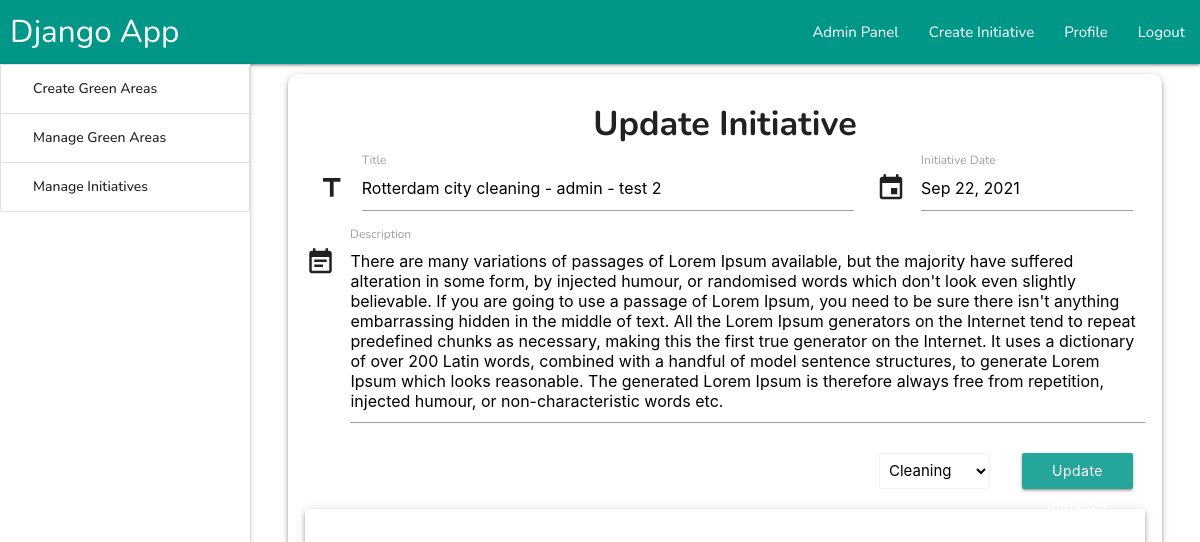
Screenshot of /admin_panel/manage_initiatives/update_initiative/11 (signed in) with the database file from the repository.
### root/models.py (models this page shows, shortened)
class Initiative_Table(models.Model):
    title           = models.CharField(max_length=10000,blank=True,default='')
    description     = models.TextField(max_length=1000000,blank=True,default='')
    place_name      = models.CharField(max_length=1000000,blank=True,default='')
    longitude       = models.CharField(max_length=10000,blank=True,default='')
    latitude        = models.CharField(max_length=10000,blank=True,default='')
    event_date      = models.CharField(max_length=10000,blank=True,default='',null=True)
    date_object     = models.DateField(blank=True,null=True)
    category        = models.ForeignKey(Initiative_Category,on_delete=models.CASCADE,related_name="Category",default=None)
    is_green_area   = models.BooleanField(default=False,blank=True)
    owner           = models.ForeignKey(User,on_delete=models.CASCADE,related_name="owner",default=None)
    enrolled        = models.ManyToManyField(User, related_name="enrolled",blank=True)

class Initiative_Category(models.Model):
    category        = models.CharField(max_length=10000,blank=True,default='')
    def __str__(self):
        return self.category

### Admin_Panel/views.py (the view, shortened to what this page needs)
# urls.py: path('manage_initiatives/update_initiative/<str:id>', update_initiative, name='update_initiative'),
def update_initiative(request,id):
    initative = Initiative_Table.objects.get(id=id)
    categories = Initiative_Category.objects.all()
    categories = [x for x in categories if x!=initative.category]
    return render(request,'admin_panel/update_initiative.html', {
        "page_title":"Update Initiative",
        'initiative':initative,
        "categories":categories
    })

### Templates/admin_panel/update_initiative.html (shortened to what this page needs)
{% extends 'partials/dashboards/admin_engine.html' %}
{% block 'engine'%}
<div class="z-depth-2" style="margin:1% 4%;border-radius: 10px">
<center style="padding-top: 1%;"><h4><b>Update Initiative</b></h4></center>
<form action="" style="padding:1% 2%" id="form">
  <div class="row">
      <div class="input-field col s12 m8 l8">
    <i class="material-icons prefix">title</i>
    <input id="title" name="title" type="text" required value="{{initiative.title}}" >
    <label for="title">Title</label>
  </div>
  <div class="input-field col s12 m4 l4">
    <i class="material-icons prefix">event</i>
    <input id="date" name="title" class="datepicker" type="text" required  value="{{initiative.event_date}}" >
    <label for="date">Initiative Date</label>
  </div>
  </div>
  <div class="input-field ">
    <i class="material-icons prefix">event_note</i>
    <textarea id="description" name="description" class="materialize-textarea" required>{{initiative.description}}</textarea>
    <label for="description">Description</label>
  </div>
  <div class="row">
    <div class="input-field col s12 m12 l8">
    </div>
    <div class="input-field col s12 m6 l2">
      <center>
        <select name="category" class="browser-default" style="width: 95%;" id="select_category" required>
          <option value="{{initiative.category}}" selected>{{initiative.category}}</option>
        </select>
      </center>
    </div>
    <div class="input-field col s12 m6 l2">
      <center>
        <button type="submit" class="btn right" style="width: 95%;">Update Initiative</button>
      </center>
    </div>
  </div>
  <div id="map" class="z-depth-2"></div>
</form>
</div>
{% endblock 'engine' %}

### Static/css/general_fixing.css (style rules this page uses)
:root { --geocoder_input_height: 36px !important; }

### Templates/base.html (style rules this page uses)
html { height: 100% !important; }
body { font-family: 'Nunito', sans-serif; text-align: justify; height: 100% !important; }
.btn { text-transform: none !important; }
html, body { height: 100% !important; }

### Templates/admin_panel/update_initiative.html (style rules this page uses)
#select_category { height: 36px !important; }
#map { width: 100%;height:600px }
.row .col { margin: 0px !important; }

### rows the page displays
Initiative_Table: title "Rotterdam city cleaning - admin - test 2", title "Sep 22, 2021", description "There are many variations of passages of Lorem Ipsum available, but the majority have suffered alteration in some form, by injected humour, or randomised words which don't look even slightly believable. If you are going to use a passage of Lorem Ipsum, you need to be sure there isn't anything embarrassing hidden in the middle of text. All the Lorem Ipsum generators on the Internet tend to repeat predefined chunks as necessary, making this the first true generator on the Internet. It uses a dictionary of over 200 Latin words, combined with a handful of model sentence structures, to generate Lorem Ipsum which looks reasonable. The generated Lorem Ipsum is therefore always free from…", category "Cleaning"
